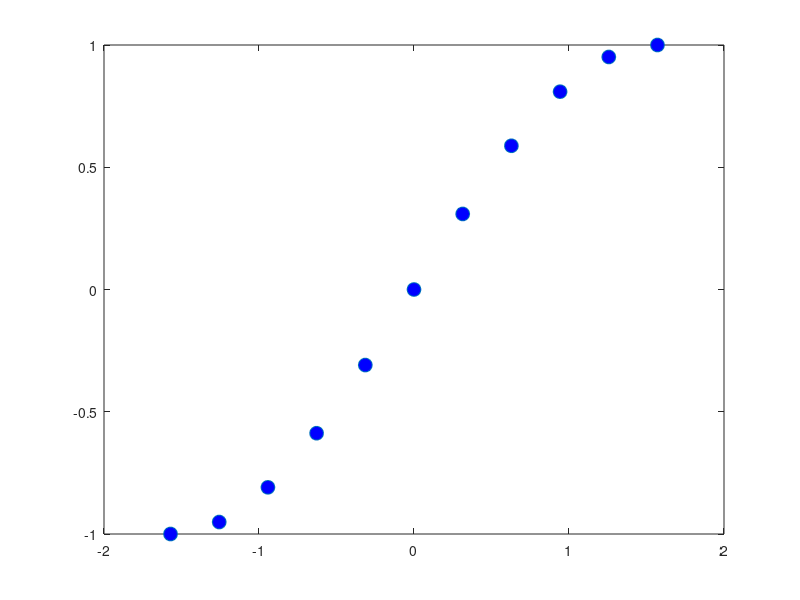

The MATLAB script that drew this image: (Note: this script raises an error after producing the figure.)
clear all;
close all;
clc;

f=@(x)sin(x);
n=10;
LimInf=-(pi/2);
LimSup=pi/2;
X=linspace(LimInf, LimSup, n+1);
Y=f(X);

plot(X,Y,'o','markerfacecolor','b','markersize',10);

for i=1:(n+1)
    for j=1:(n+1)
   
        A(i,j)=X(i)^(j-1);
        
    end
end

disp(A)
Y=transpose(Y);

a=GaussPivTot(A,Y)

Pn=0;
x=0.5;
xgraf=linspace(LimInf, LimSup, 100);

for i=1:(n+1)
   
    Pn=Pn + a(i) * x^(i-1);
    
end

PnGraf=zeros(1, 100);

for i=1:(n+1)
   
    PnGraf = PnGraf + a(i) * xgraf.^(i-1);
    
end

hold on;
plot(xgraf, PnGraf,'b', 'linewidth', 3);
plot(xgraf, f(xgraf), '--r','linewidth', 2);
grid on;
legend('Puncte de interpolare (Xi, Yi)', 'Polinomul Pn(x)', 'Functia f(x)=sin(x)');

figure(2);

plot(xgraf, abs(f(xgraf)-PnGraf));
grid on;